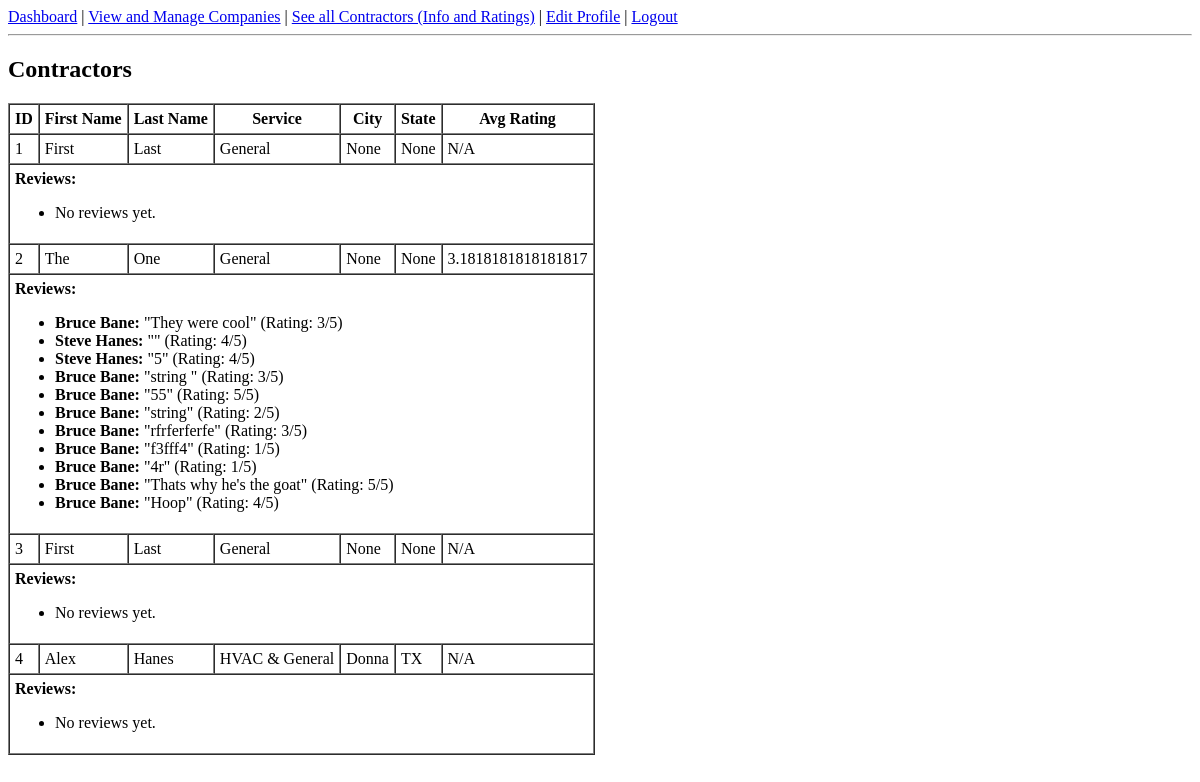
The page /contractors (signed in) on the database as committed earlier.
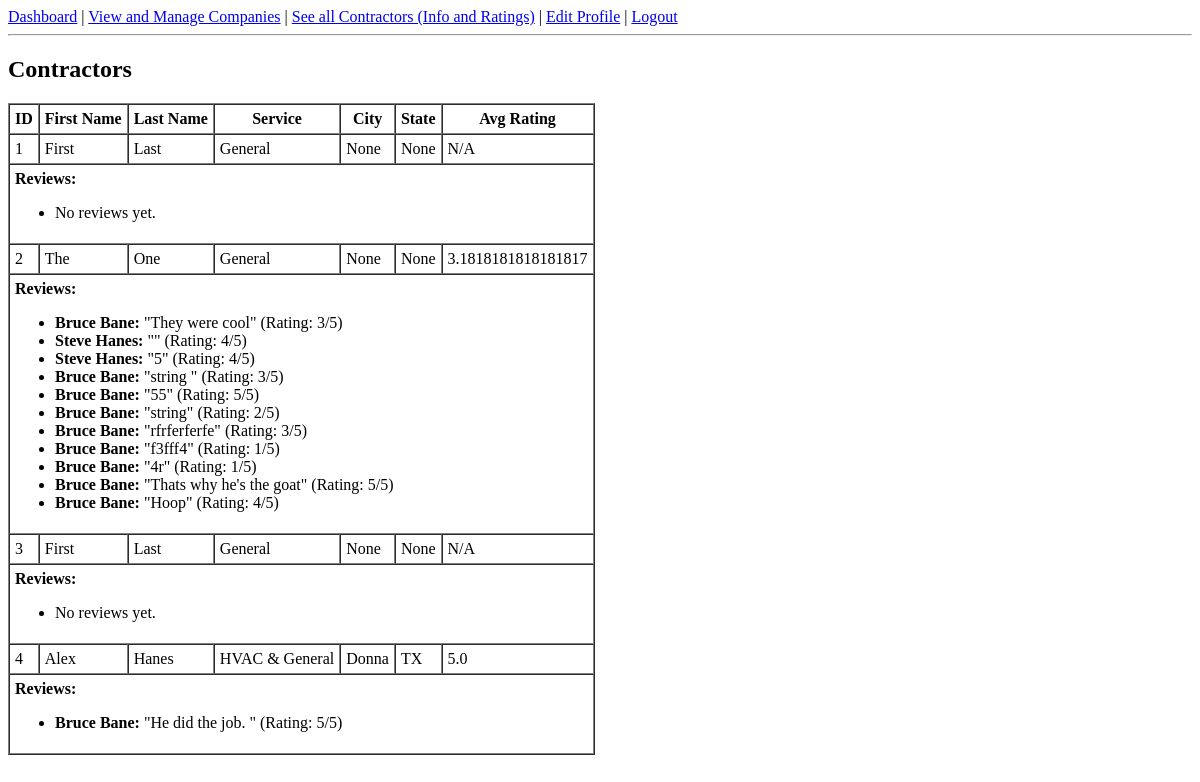
The same page on the database as committed later.
### tables this page shows
CREATE TABLE Contractor (
    contractorID INTEGER PRIMARY KEY AUTOINCREMENT,
    userID INTEGER UNIQUE NOT NULL,
    companyID INTEGER,
    service TEXT,
    firstName TEXT NOT NULL,
    lastName TEXT NOT NULL,
    city TEXT,
    state CHAR(2),
    rating REAL, earnings REAL DEFAULT 0,
    FOREIGN KEY(userID) REFERENCES User(userID)
);

CREATE TABLE Review (
        reviewID INTEGER PRIMARY KEY AUTOINCREMENT,
        jobID INTEGER NOT NULL,
        clientID INTEGER NOT NULL,
        contractorID INTEGER NOT NULL,
        rating INTEGER CHECK(rating BETWEEN 1 AND 5),
        comment TEXT,
        date DATE NOT NULL,
        FOREIGN KEY(jobID) REFERENCES Job_Request(jobID),
        FOREIGN KEY(clientID) REFERENCES Client(clientID),
        FOREIGN KEY(contractorID) REFERENCES Contractor(contractorID)
    );

### app.py (the view)
@app.route("/contractors")
def list_contractors():
    if "user_id" not in session:
        return redirect("/login")
    conn = get_db()
    cur = conn.cursor()
    cur.execute("""
        SELECT ctr.*,
               IFNULL(AVG(r.rating), 0) AS avg_rating
        FROM Contractor ctr
        LEFT JOIN Review r ON ctr.contractorID = r.contractorID
        GROUP BY ctr.contractorID
    """)
    contractors = cur.fetchall()
    contractor_reviews = {}
    cur.execute("""
        SELECT r.contractorID, r.comment, r.rating, c.firstName || ' ' || c.lastName AS clientName
        FROM Review r
        JOIN Client c ON r.clientID = c.clientID
    """)
    for row in cur.fetchall():
        contractor_reviews.setdefault(row["contractorID"], []).append({
            "comment": row["comment"],
            "rating": row["rating"],
            "clientName": row["clientName"]
        })
    conn.close()
    return render_template("contractors.html", contractors=contractors, contractor_reviews=contractor_reviews)

### app.py (called while the page is built)
def get_db():
    conn = sqlite3.connect(DB_FILE)
    conn.row_factory = sqlite3.Row
    return conn

### templates/contractors.html
{% extends "base.html" %}
{% block content %}
<h2>Contractors</h2>
<table border="1" cellpadding="5" cellspacing="0">
    <tr>
        <th>ID</th><th>First Name</th><th>Last Name</th><th>Service</th><th>City</th><th>State</th><th>Avg Rating</th>
    </tr>
    {% for c in contractors %}
    <tr>
        <td>{{ c.contractorID }}</td>
        <td>{{ c.firstName }}</td>
        <td>{{ c.lastName }}</td>
        <td>{{ c.service }}</td>
        <td>{{ c.city }}</td>
        <td>{{ c.state }}</td>
        <td>{{ c.avg_rating or "N/A" }}</td>
    </tr>
    <tr>
        <td colspan="7">
            <strong>Reviews:</strong>
            <ul>
                {% if contractor_reviews.get(c.contractorID) %}
                    {% for r in contractor_reviews[c.contractorID] %}
                    <li>
                        <strong>{{ r.clientName }}:</strong>
                        "{{ r.comment }}"
                        (Rating: {{ r.rating }}/5)
                    </li>
                    {% endfor %}
                {% else %}
                    <li>No reviews yet.</li>
                {% endif %}
            </ul>
        </td>
    </tr>
    {% endfor %}
</table>
{% endblock %}

Rows that differ between the two databases and show on the page:
changed Contractor "Alex": rating "N/A" → "5.0"; no longer shows "No reviews yet."
added Review: clientName "Bruce Bane", comment "He did the job.", rating "5", shown under Contractor "Alex"
